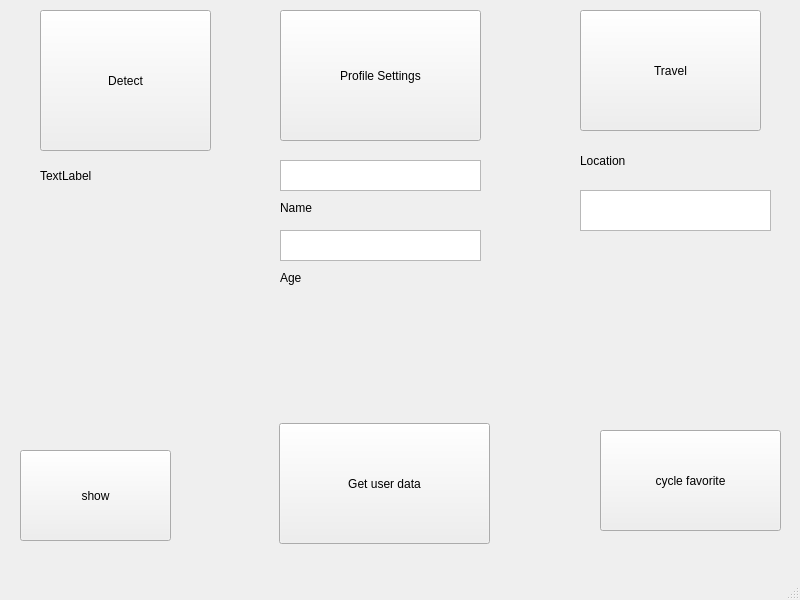
<?xml version="1.0" encoding="UTF-8"?>
<ui version="4.0">
 <class>MainWindow</class>
 <widget class="QMainWindow" name="MainWindow">
  <property name="geometry">
   <rect>
    <x>0</x>
    <y>0</y>
    <width>800</width>
    <height>600</height>
   </rect>
  </property>
  <property name="windowTitle">
   <string>MainWindow</string>
  </property>
  <widget class="QWidget" name="centralwidget">
   <widget class="QPushButton" name="pushButton">
    <property name="geometry">
     <rect>
      <x>40</x>
      <y>10</y>
      <width>171</width>
      <height>141</height>
     </rect>
    </property>
    <property name="text">
     <string>Detect</string>
    </property>
   </widget>
   <widget class="QLabel" name="label">
    <property name="geometry">
     <rect>
      <x>40</x>
      <y>160</y>
      <width>91</width>
      <height>31</height>
     </rect>
    </property>
    <property name="text">
     <string>TextLabel</string>
    </property>
   </widget>
   <widget class="QLabel" name="label_pic">
    <property name="geometry">
     <rect>
      <x>20</x>
      <y>210</y>
      <width>241</width>
      <height>221</height>
     </rect>
    </property>
    <property name="text">
     <string/>
    </property>
   </widget>
   <widget class="QPushButton" name="pushButton_2">
    <property name="geometry">
     <rect>
      <x>20</x>
      <y>450</y>
      <width>151</width>
      <height>91</height>
     </rect>
    </property>
    <property name="text">
     <string>show</string>
    </property>
   </widget>
   <widget class="QPushButton" name="pushButton_3">
    <property name="geometry">
     <rect>
      <x>580</x>
      <y>10</y>
      <width>181</width>
      <height>121</height>
     </rect>
    </property>
    <property name="text">
     <string>Travel</string>
    </property>
   </widget>
   <widget class="QPlainTextEdit" name="plainTextEdit">
    <property name="geometry">
     <rect>
      <x>580</x>
      <y>190</y>
      <width>191</width>
      <height>41</height>
     </rect>
    </property>
   </widget>
   <widget class="QLabel" name="label_travel_pic">
    <property name="geometry">
     <rect>
      <x>570</x>
      <y>250</y>
      <width>211</width>
      <height>151</height>
     </rect>
    </property>
    <property name="text">
     <string/>
    </property>
   </widget>
   <widget class="QPushButton" name="pushButton_4">
    <property name="geometry">
     <rect>
      <x>600</x>
      <y>430</y>
      <width>181</width>
      <height>101</height>
     </rect>
    </property>
    <property name="text">
     <string>cycle favorite</string>
    </property>
   </widget>
   <widget class="QPushButton" name="pushButton_5">
    <property name="geometry">
     <rect>
      <x>280</x>
      <y>10</y>
      <width>201</width>
      <height>131</height>
     </rect>
    </property>
    <property name="text">
     <string>Profile Settings</string>
    </property>
   </widget>
   <widget class="QPlainTextEdit" name="plainTextEdit_2">
    <property name="geometry">
     <rect>
      <x>280</x>
      <y>160</y>
      <width>201</width>
      <height>31</height>
     </rect>
    </property>
   </widget>
   <widget class="QPlainTextEdit" name="plainTextEdit_3">
    <property name="geometry">
     <rect>
      <x>280</x>
      <y>230</y>
      <width>201</width>
      <height>31</height>
     </rect>
    </property>
   </widget>
   <widget class="QLabel" name="label_2">
    <property name="geometry">
     <rect>
      <x>580</x>
      <y>150</y>
      <width>191</width>
      <height>21</height>
     </rect>
    </property>
    <property name="text">
     <string>Location</string>
    </property>
   </widget>
   <widget class="QLabel" name="label_3">
    <property name="geometry">
     <rect>
      <x>280</x>
      <y>200</y>
      <width>81</width>
      <height>16</height>
     </rect>
    </property>
    <property name="text">
     <string>Name</string>
    </property>
   </widget>
   <widget class="QLabel" name="label_4">
    <property name="geometry">
     <rect>
      <x>280</x>
      <y>270</y>
      <width>58</width>
      <height>16</height>
     </rect>
    </property>
    <property name="text">
     <string>Age</string>
    </property>
   </widget>
   <widget class="QPushButton" name="pushButton_6">
    <property name="geometry">
     <rect>
      <x>279</x>
      <y>423</y>
      <width>211</width>
      <height>121</height>
     </rect>
    </property>
    <property name="text">
     <string>Get user data</string>
    </property>
   </widget>
  </widget>
  <widget class="QMenuBar" name="menubar">
   <property name="geometry">
    <rect>
     <x>0</x>
     <y>0</y>
     <width>800</width>
     <height>21</height>
    </rect>
   </property>
  </widget>
  <widget class="QStatusBar" name="statusbar"/>
 </widget>
 <resources/>
 <connections/>
</ui>
